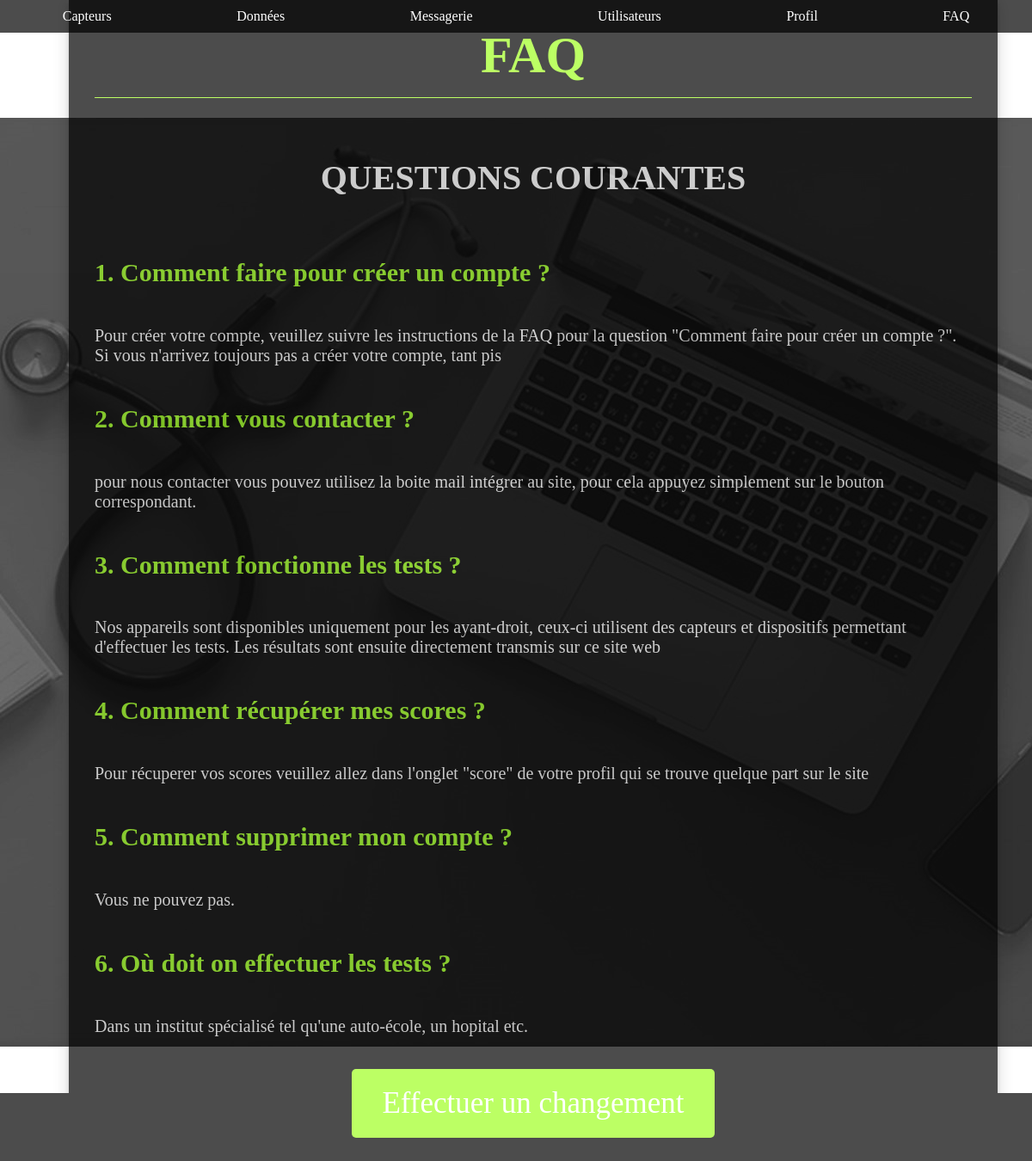
Screenshot of /controleurs/FAQ.php with the database file from the repository.
### tables this page shows
CREATE TABLE `faq` (
  `ID` int(11) NOT NULL,
  `Question` text NOT NULL,
  `Réponse` text NOT NULL
);

### controleurs/FAQ.php (called while the page is built, shortened)
<?php
	include('./modele/requetes.utilisateurs.php');
	if (!isset($_GET['fonction']) || empty($_GET['fonction'])) {
		$function = "FAQAdmin";
	} else {
		$function = $_GET['fonction'];
	}
	switch ($function) {
		case 'FAQAdmin':
			$vue = "FAQ_administrateur";
			$liste = recupererTouteLaFAQ($bdd);
			break;
	}
	include('vues/' . $vue . '.php');

### modele/requetes.utilisateurs.php (called while the page is built, shortened)
<?php
	function recupererTouteLaFAQ(PDO $bdd): array
	{
		$query = 'SELECT * FROM faq';
		return $bdd->query($query)->fetchAll();
	}

### vues/FAQ_administrateur.php (the view, shortened to what this page needs)
<!DOCTYPE html>
<html>
<head>
	<link rel="stylesheet" href="style/FAQ_administrateurCSS.css">
</head>
<body>
<?php include("headerAdmin.php"); ?>
<div class="bg">
	<form action="" method="POST">
		<h2>FAQ</h2>
		<div class="line"></div>
		<h3>QUESTIONS COURANTES</h3>
			<?php foreach ($liste as $element) { ?>
				<h4> <?php  echo $element['ID'] . '.     ' ; echo $element['Question'] . '<br />'; ?> </h4>
				<p>
					<?php echo $element['Réponse'] . '<br />'; ?>
				</p>
				<?php
			} ?>
		<button class="button"><a style="color:white; text-decoration:none" href="index.php?cible=FAQ&fonction=modifierFAQ">Effectuer un changement</a>
	</form>
</div>
</body>
</html>

### style/FAQ_administrateurCSS.css (style rules this page uses)
body, html { height: 100%; margin: 0; }
h2 { font-family: 'circular'; }
h3 { font-family: 'circular'; }
body { background-image: url("Background.jpg"); height: 100%; background-position: center; background-repeat: no-repeat; background-size: auto auto; background-attachment: fixed; }
form { width:85%; padding: 30px; background: #000000; box-shadow: 0 0 20px 0 rgba(0, 0, 0, 0.2), 0 5px 5px 0 rgba(0, 0, 0, 0.24); opacity: 0.7; margin-right: 150px; margin-left: 80px; margin-top: 0px; }
h2 { font-size: 60px; text-align: center; margin: 0 auto; padding-bottom: 4px; color: #a0ff23; }
h3 { color: white; text-align: center; font-size: 40px; padding-top: 40px; padding-bottom: 25px; }
.line { width: 85%; height: 10px; border-bottom: 1px solid #a0ff23; position: absolute; }
h4 { font-family: 'aileron_thin_italic'; padding-bottom: 5px; padding-top: 5px; color: #a0ff23; font-size: 30px; }
p { font-size: 20px; color: white; font-family: 'aileron_ultralight'; }
.button { background-color: #a0ff23; border: none; color: black; padding: 20px 35px; text-align: center; font-size: 35px; cursor: pointer; display: block; margin : auto; border-radius: 5px; font-family: 'aileron_thin'; transition: 0.5s; }

### style/headerCSS.css (style rules this page uses)
html,body { font: 100% sans-serif; font-family: 'circular'; padding: 0; }
form { margin-top: 0; }

### rows the page displays
faq: ID "1", Question "Comment faire pour créer un compte ?", Réponse "Pour créer votre compte, veuillez suivre les instructions de la FAQ pour la question \"Comment faire pour créer un compte ?\". Si vous n'arrivez toujours pas a créer votre compte, tant pis"
faq: ID "2", Question "Comment vous contacter ?", Réponse "pour nous contacter vous pouvez utilisez la boite mail intégrer au site, pour cela appuyez simplement sur le bouton correspondant."
faq: ID "3", Question "Comment fonctionne les tests ?", Réponse "Nos appareils sont disponibles uniquement pour les ayant-droit, ceux-ci utilisent des capteurs et dispositifs permettant d'effectuer les tests. Les résultats sont ensuite directement transmis sur ce site web"
faq: ID "4", Question "Comment récupérer mes scores ?", Réponse "Pour récuperer vos scores veuillez allez dans l'onglet \"score\" de votre profil qui se trouve quelque part sur le site"
faq: ID "5", Question "Comment supprimer mon compte ?", Réponse "Vous ne pouvez pas."
faq: ID "6", Question "Où doit on effectuer les tests ?", Réponse "Dans un institut spécialisé tel qu'une auto-école, un hopital etc."
